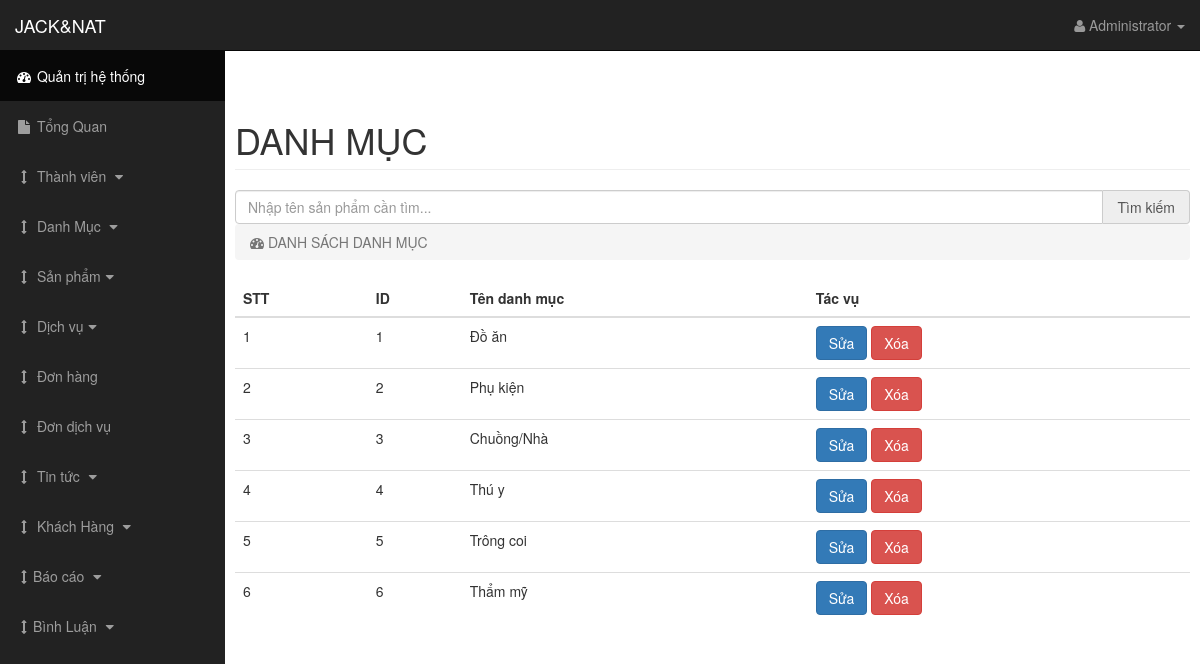
The page /backend/index.php?page=dsdanhmuc (signed in) on the database as committed earlier.
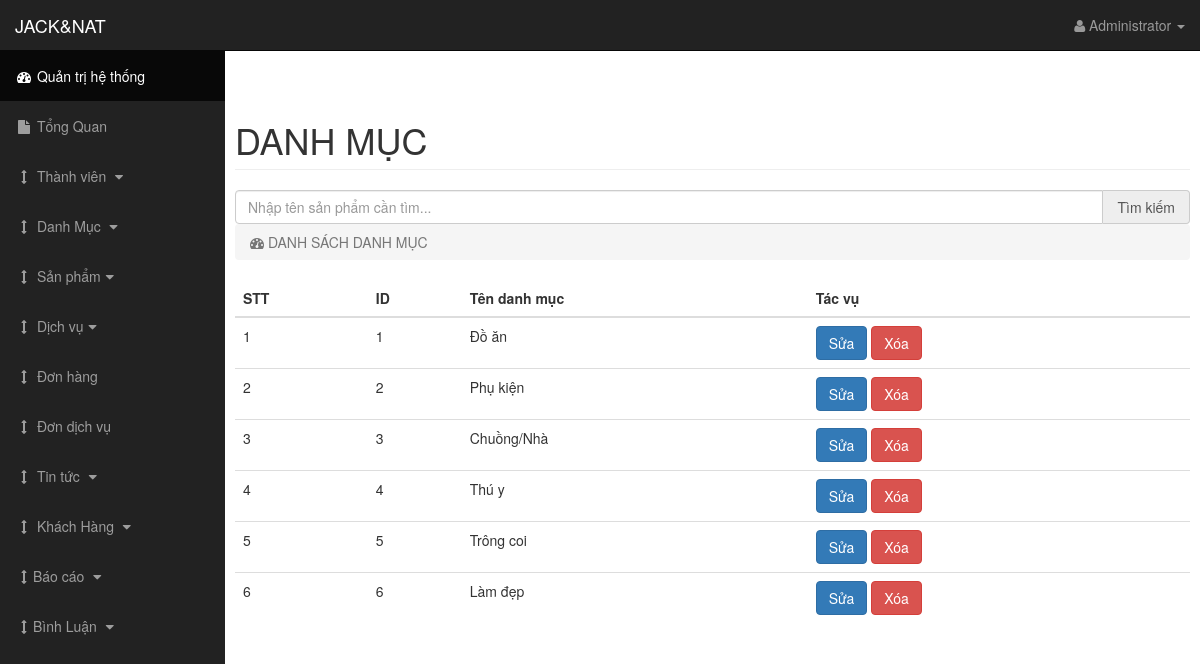
The same page on the database as committed later.
### tables this page shows
CREATE TABLE `tbl_danh_muc` (
  `id_danh_muc` int(50) NOT NULL,
  `ten_danh_muc` varchar(50) NOT NULL
);

### backend/views/dsdanhmuc.php (the view, shortened to what this page needs)
<?php
	if (isset($_POST['submit_search'])) {
        $key = $_POST['keyw'];
        $sql = "SELECT *FROM tbl_danh_muc WHERE ten_danh_muc LIKE '%$key%' ORDER BY id_danh_muc";
    }else{
        $sql = "SELECT *FROM tbl_danh_muc ORDER BY id_danh_muc";
    }
    $query = mysqli_query($conn, $sql);
?>
<div><br>
    <div class="row">
        <div class="col-lg-12">
            <h1 class="page-header">
               DANH MỤC
            </h1>
            <form action="" method="POST">
                <div class="input-group">
                  <input type="text" required="" placeholder="Nhập tên sản phẩm cần tìm..." name="keyw" class="form-control" value="<?php if(isset($key)) { echo $key; } ?>"/>
                  <span class="input-group-addon">
                      <button style="line-height: 0px; padding: 0px;" type="submit" class="" name="submit_search">
	                      Tìm kiếm
	                  </button>
                  </span>
                </div>
            </form>
            <ol class="breadcrumb">
                <li class="active">
                    <i class="fa fa-dashboard"></i> DANH SÁCH DANH MỤC
                </li>
            </ol>
        </div>
    </div>
     <div class="table-responsive">
	  <table class="table align-items-center table-flush">
	    <thead class="thead-light">
	      <tr>
	        <th scope="col">STT</th>
			<th scope="col">ID</th>
	        <th scope="col">Tên danh mục</th>
	        <th scope="col">Tác vụ</th>
	      </tr>
	    </thead>
	    <tbody>
	    	<?php
	    	$stt = 1;
	    	while ($row=$query->fetch_assoc()) {
	    	 ?>
	        <tr>
	        	<td><?php echo $stt; ?></td>
				<td><?php echo $row['id_danh_muc']; ?></td>
	        	<td><?php echo $row['ten_danh_muc']; ?></td>
				<td>
					<a href="index.php?page=sua-danhmuc&id=<?php echo $row['id_danh_muc']; ?>"><button class="btn btn-primary">Sửa</button></a>
					<a onclick="return confirm('Bạn có muốn xóa danh mục này không? ');" href="index.php?page=del-danhmuc&id=<?php echo $row['id_danh_muc']; ?>">
						<button class="btn btn-danger">Xóa</button>
					</a>
				</td>
	        </tr>
	    <?php $stt++; } ?>
	    </tbody>
	  </table>
</div>

Rows that differ between the two databases and show on the page:
changed tbl_danh_muc id 6: ten_danh_muc "Thẩm mỹ" → "Làm đẹp"
